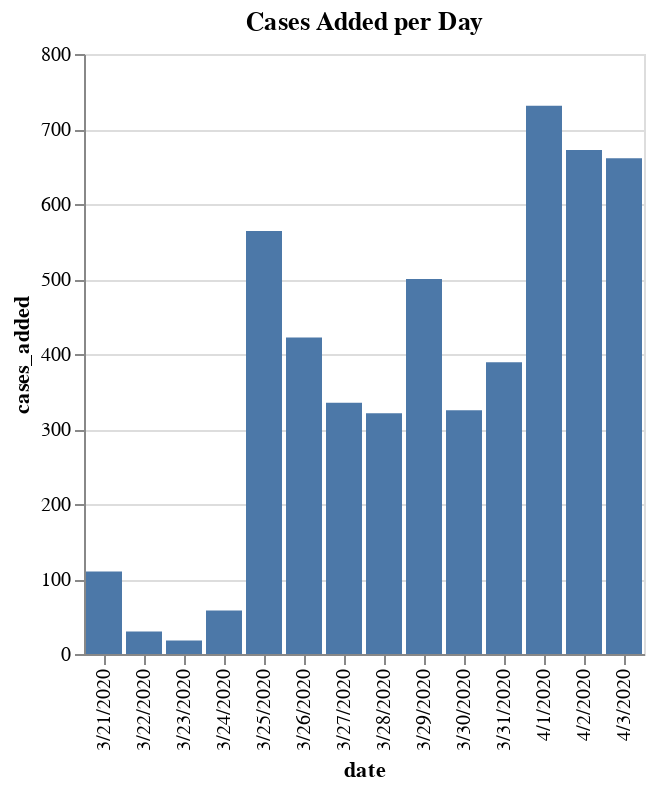

Here is the notebook cell this chart was saved with:
### Code cell
deltas = []
prevdate = min_date
currdate = prevdate + dt.timedelta(days=1)
while currdate <= max_date:
    currdate_text = datestamp(currdate)
    prevdate_text = datestamp(prevdate)
    
    currdate_total = df_num_cases.loc[df_num_cases["date"] == currdate_text]["num_cases"].astype('int32').sum()
    prevdate_total = df_num_cases.loc[df_num_cases["date"] == prevdate_text]["num_cases"].astype('int32').sum()
    
    deltas.append({
        "date": currdate_text,
        "cases_added": currdate_total - prevdate_total
    })
    
    prevdate = currdate
    currdate = prevdate + dt.timedelta(days=1)

df_deltas = pd.DataFrame(deltas)
display(df_deltas)

import altair as alt
alt.Chart(df_deltas, title="Cases Added per Day").mark_bar().encode(
    x=alt.X('date', bin=False),
    y='cases_added'
)

### Figure 1 — Vega-Lite specification as saved in the notebook (floating-point values rounded to 4 significant figures)
{"config": {"view": {"continuousWidth": 400, "continuousHeight": 300}}, "data": {"name": "data-d69120b793459a6ad92b0c4912f3372f"}, "mark": "bar", "encoding": {"x": {"type": "nominal", "bin": false, "field": "date"}, "y": {"type": "quantitative", "field": "cases_added"}}, "title": "Cases Added per Day", "$schema": "https://vega.github.io/schema/vega-lite/v4.0.2.json", "datasets": {"data-d69120b793459a6ad92b0c4912f3372f": [{"date": "3/21/2020", "cases_added": 110}, {"date": "3/22/2020", "cases_added": 30}, {"date": "3/23/2020", "cases_added": 18}, {"date": "3/24/2020", "cases_added": 58}, {"date": "3/25/2020", "cases_added": 564}, {"date": "3/26/2020", "cases_added": 422}, {"date": "3/27/2020", "cases_added": 335}, {"date": "3/28/2020", "cases_added": 321}, {"date": "3/29/2020", "cases_added": 500}, {"date": "3/30/2020", "cases_added": 325}, {"date": "3/31/2020", "cases_added": 389}, {"date": "4/1/2020", "cases_added": 731}, {"date": "4/2/2020", "cases_added": 672}, {"date": "4/3/2020", "cases_added": 661}]}}
